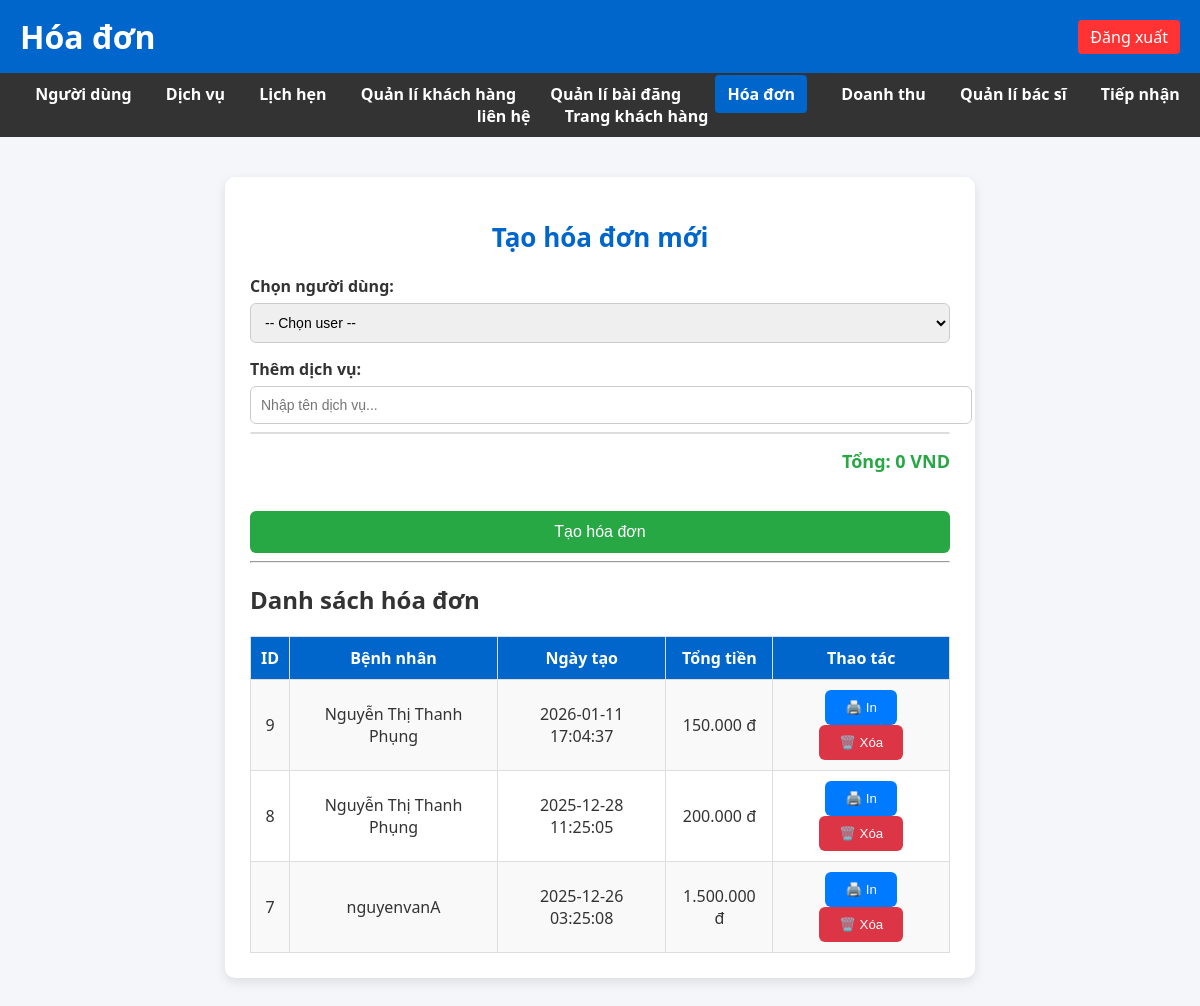
/public/invoice.php (signed in), run on the app's committed database.
### tables this page shows
CREATE TABLE `invoices` (
  `id` int(11) NOT NULL,
  `patient_id` int(11) NOT NULL,
  `total` decimal(10,2) NOT NULL,
  `created_at` timestamp NOT NULL DEFAULT current_timestamp()
);

CREATE TABLE `users` (
  `id` int(11) NOT NULL,
  `name` varchar(100) DEFAULT NULL,
  `email` varchar(100) DEFAULT NULL,
  `password` varchar(255) DEFAULT NULL,
  `role` enum('admin','doctor','staff','patient') DEFAULT 'staff',
  `avatar` varchar(255) DEFAULT NULL,
  `created_at` timestamp NOT NULL DEFAULT current_timestamp(),
  `address` text DEFAULT NULL,
  `phone` varchar(20) DEFAULT NULL
);

### public/invoice.php (the view, shortened to what this page needs)
<?php
$pdo = new PDO('mysql:host=localhost;dbname=phongnha_db;charset=utf8mb4', 'root', '');
$pdo->setAttribute(PDO::ATTR_ERRMODE, PDO::ERRMODE_EXCEPTION);
?>
<!DOCTYPE html>
<html lang="vi">
<head>
 <link rel="stylesheet" href="style.css">
</head>
<body>
<header>
  <h1>Hóa đơn</h1>
  <a href="logout.php" class="logout">Đăng xuất</a>
</header>
<nav>
  <a href="users.php">Người dùng</a>
  <a href="services.php">Dịch vụ</a>
  <a href="appointments.php">Lịch hẹn</a>
  <a href="patients.php">Quản lí khách hàng</a>
  <a href="posts.php">Quản lí bài đăng</a>
  <a href="invoice.php" class="active">Hóa đơn</a>
  <a href="revenue.php">Doanh thu</a>
  <a href="quanlybacsi.php">Quản lí bác sĩ</a>
  <a href="tiepnhanlienhe.php">Tiếp nhận liên hệ</a>
  <a href="index.php">Trang khách hàng</a>
</nav>
<div class="container">
  <h1>Tạo hóa đơn mới</h1>
  <form method="post" action="save_invoice.php">
    <label>Chọn người dùng:</label>
    <select name="patient_id" required>
      <option value="">-- Chọn user --</option>
    </select>
    <label>Thêm dịch vụ:</label>
    <input type="text" id="serviceSearch" placeholder="Nhập tên dịch vụ...">
    <div id="suggestions"></div>
    <p class="total">Tổng: <span id="total">0</span> VND</p>
    <button type="submit">Tạo hóa đơn</button>
  </form>
  <hr>
  <h2>Danh sách hóa đơn</h2>
  <table border="1" width="100%" style="margin-top:10px; border-collapse:collapse;">
    <tr style="background:#f0f0f0;">
      <th>ID</th>
      <th>Bệnh nhân</th>
      <th>Ngày tạo</th>
      <th>Tổng tiền</th>
      <th>Thao tác</th>
    </tr>
    <?php
    $invoices = $pdo->query("
      SELECT i.id, i.total, i.created_at, u.name AS patient_name
      FROM invoices i
      LEFT JOIN users u ON i.patient_id = u.id
      ORDER BY i.created_at DESC
    ")->fetchAll(PDO::FETCH_ASSOC);
    foreach ($invoices as $inv): ?>
      <tr>
        <td><?= $inv['id'] ?></td>
        <td><?= htmlspecialchars($inv['patient_name']) ?></td>
        <td><?= $inv['created_at'] ?></td>
        <td><?= number_format($inv['total'], 0, ',', '.') ?> đ</td>
        <td>
          <a href="print_invoice.php?invoice_id=<?= $inv['id'] ?>" target="_blank">
            <button style="background:#007BFF; color:#fff;">🖨️ In</button>
          </a>
          <a href="delete_invoice.php?id=<?= $inv['id'] ?>" onclick="return confirm('Xóa hóa đơn này?')">
            <button style="background:#dc3545; color:#fff;">🗑️ Xóa</button>
          </a>
        </td>
      </tr>
    <?php endforeach; ?>
  </table>
</div>
</body>
</html>

### public/style.css (style rules this page uses)
body { margin: 0; padding: 0; font-family: 'Segoe UI', Tahoma, Geneva, Verdana, sans-serif; background: #f4f6f9; color: #333; }
header { background: #0066cc; color: white; padding: 15px 20px; display: flex; justify-content: space-between; align-items: center; }
header h1 { margin: 0; }
.logout { background: #ff3333; color: #fff; padding: 6px 12px; border-radius: 4px; text-decoration: none; }
nav { background: #333; padding: 10px 20px; text-align: center; }
nav a { color: #fff; margin: 0 15px; text-decoration: none; font-weight: bold; }
.container { padding: 20px; }
table { width: 100%; border-collapse: collapse; margin-top: 15px; }
table th, table td { border: 1px solid #ddd; padding: 10px; text-align: center; }
table th { background: #0066cc; color: #fff; }
table tr:nth-child(even) { background: #f9f9f9; }
nav a.active { background-color: #0066cc; color: #fff; padding: 8px 12px; border-radius: 4px; }

### public/invoice.php (style rules this page uses)
.container { max-width: 700px; margin: 40px auto; background: #fff; padding: 25px; border-radius: 10px; box-shadow: 0 4px 12px rgba(0,0,0,0.1); }
.container h1 { text-align: center; color: #0066cc; margin-bottom: 20px; font-size: 26px; }
.container form label { display: block; margin-top: 15px; font-weight: bold; color: #333; }
.container form select, .container form input[type="text"] { width: 100%; padding: 10px; margin-top: 6px; border: 1px solid #ccc; border-radius: 6px; font-size: 14px; }
#suggestions { margin-top: 8px; border: 1px solid #ddd; border-radius: 6px; max-height: 200px; overflow-y: auto; }
.total { font-size: 18px; font-weight: bold; color: #28a745; margin-top: 15px; text-align: right; }
.container form button[type="submit"] { margin-top: 20px; width: 100%; padding: 12px; background: #28a745; color: #fff; border: none; border-radius: 6px; font-size: 16px; cursor: pointer; }
.container a button { padding: 10px 20px; background: #007BFF; color: #fff; border: none; border-radius: 6px; cursor: pointer; }

### data on the page
invoices: id "9", patient.name "Nguyễn Thị Thanh Phụng", created_at "2026-01-11 17:04:37", total "150.000"
invoices: id "8", patient.name "Nguyễn Thị Thanh Phụng", created_at "2025-12-28 11:25:05", total "200.000"
invoices: id "7", patient.name "nguyenvanA", created_at "2025-12-26 03:25:08", total "1.500.000"
